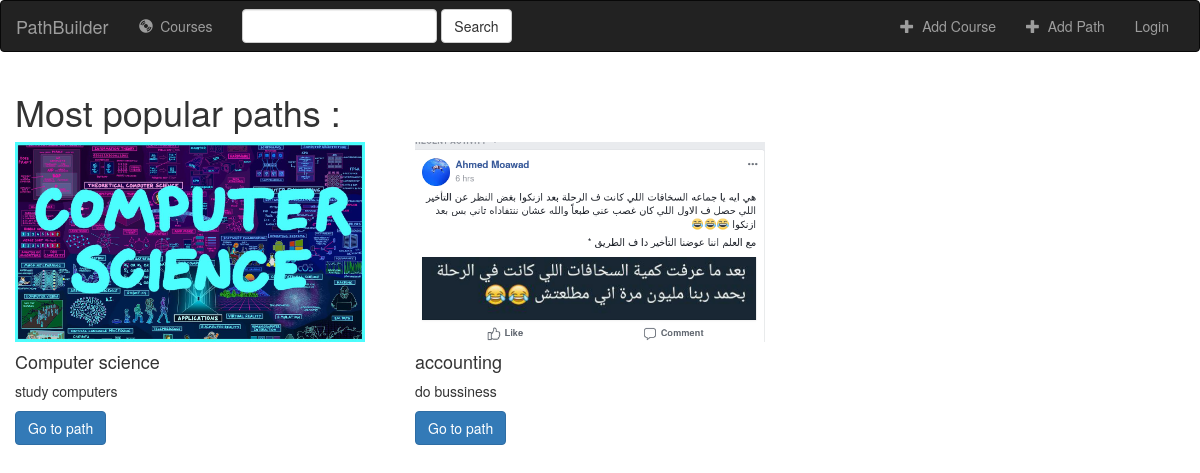
The app's page /paths/ with its own data.
### paths/models.py (models this page shows, shortened)
class Path(models.Model):
    name = models.CharField(max_length=200, blank=False)
    slug = models.SlugField(max_length=200 , unique=True,null=False,blank=False)
    description = models.CharField(max_length=500)
    base = models.OneToOneField(Course, on_delete=models.CASCADE, related_name="base",blank=True,null=True)
    creator = models.ForeignKey(User, on_delete=models.SET_NULL, null=True, blank=True)
    added = models.DateTimeField(auto_now_add=True)
    updated = models.DateTimeField(auto_now=True)
    photo = models.ImageField(default= dummyimage ,blank= True,upload_to=get_directory)
    access_counter = models.IntegerField(default=0, verbose_name="Access Counts")
    class Meta:
        ordering = ["-access_counter"]
    def get_absolute_url(self):
        return reverse('paths:show_path',args=[str(self.slug)])

### paths/views/path.py (the view)
# urls.py: path('', pathV.PathListView.as_view(), name='index'),
class PathListView(generic.ListView):
    model = Path
    paginate_by = 10

### paths/templates/paths/path_list.html (shortened to what this page needs)
{% extends 'base.html' %}
{% block content %}
<div class="container-fluid songs-container">
    <h1>Most popular paths : </h1>
    <div class="row">
      {% for path in path_list %}
      <div class="col-md-4">
        <div class="card" style="width: 20rem;">
          <img class="card-img-top" src="{{ path.photo.url }}" alt="Card image cap" width="350" height="200">
          <div class="card-body">
            <h4 class="card-title">{{path.name}}</h4>
            <p class="card-text">{{path.description}}</p>
            <a href="{{ path.get_absolute_url }}" class="btn btn-primary">Go to path</a>
          </div>
        </div>
      </div>
      {% endfor %}
    </div>
</div>
{% endblock %}

### records on screen
Path: photo (placeholder picture), name "Computer science", description "study computers"
Path: photo (picture), name "accounting", description "do bussiness"
